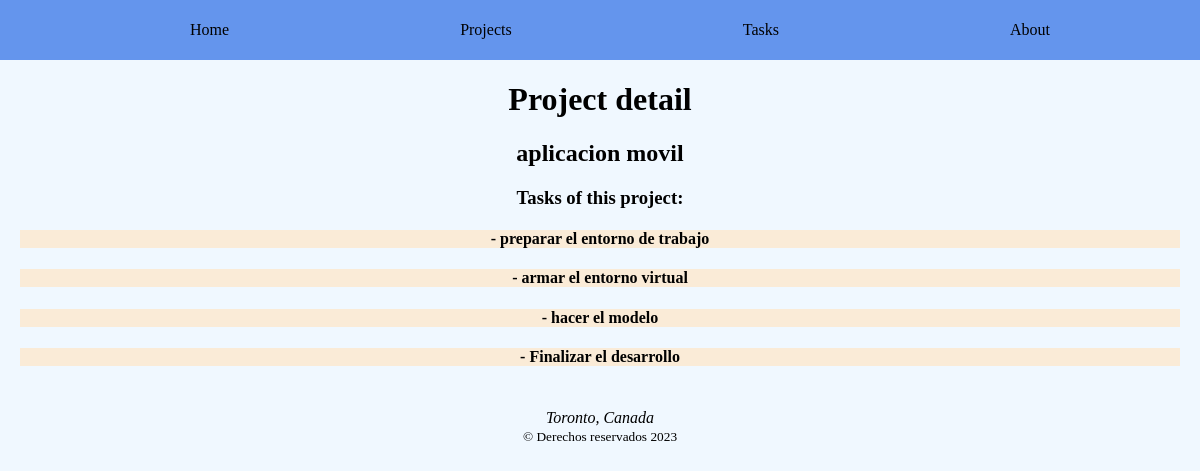
/projects/1, run on the app's committed database.
### myapp/models.py (models this page shows, shortened)
class Project(models.Model): # creamos una tabla llamada Project en la base de datos
    name = models.CharField(max_length=200)

class Task(models.Model): # esta es otra tabla
    title = models.CharField(max_length=200)
    description = models.TextField()
    project = models.ForeignKey(Project, on_delete=models.CASCADE)
    done = models.BooleanField(default=False)

### myapp/views.py (the view)
# urls.py: path('projects/<int:id>', views.detail_project, name="detail_project"),
def detail_project(request, id):
    project = Project.objects.get(id=id)
    tasks = list(Task.objects.filter(project_id=id))
    return render(request, 'projects/project_detail.html', {'project_name': project.name, 'tasks': tasks})

### myapp/templates/projects/project_detail.html (shortened to what this page needs)
{% extends "layouts/base.html" %}
{% block header %}
<h1> Project detail </h1>
{% endblock %}
{% block body %}
<h2> {{project_name}} </h2>
<h3> Tasks of this project: </h3>
{% for task in tasks %}
    <h4 class="card"> - {{ task.title }} </h4>
{% endfor %}
{% endblock %}

### myapp/static/styles/main.css (style rules this page uses)
body { background-color: aliceblue; margin: auto; }
.card { background-color: antiquewhite; margin-bottom: 7px; }

### data on the page
Project: name "aplicacion movil"
Task: title "preparar el entorno de trabajo"
Task: title "armar el entorno virtual"
Task: title "hacer el modelo"
Task: title "Finalizar el desarrollo"
